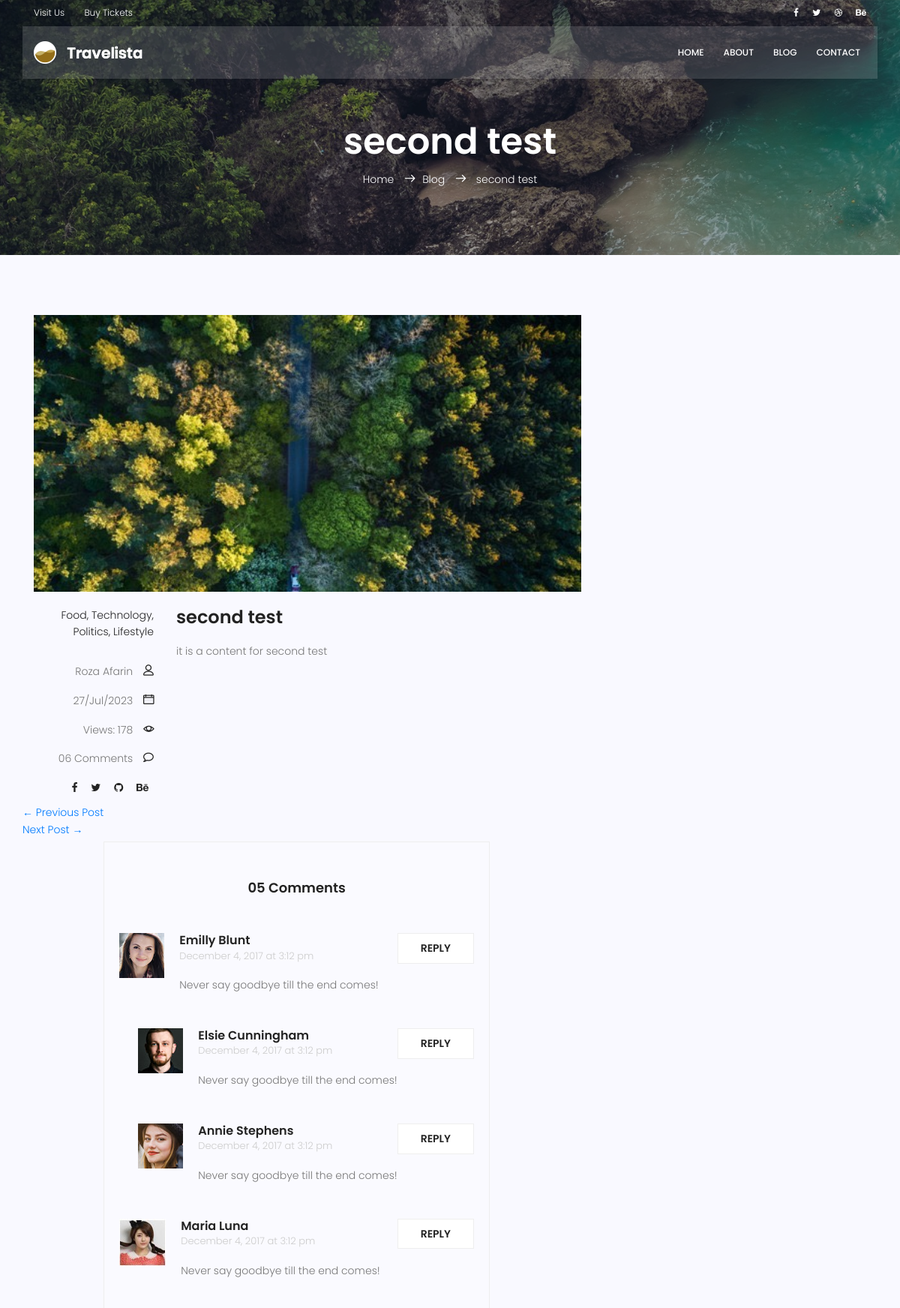
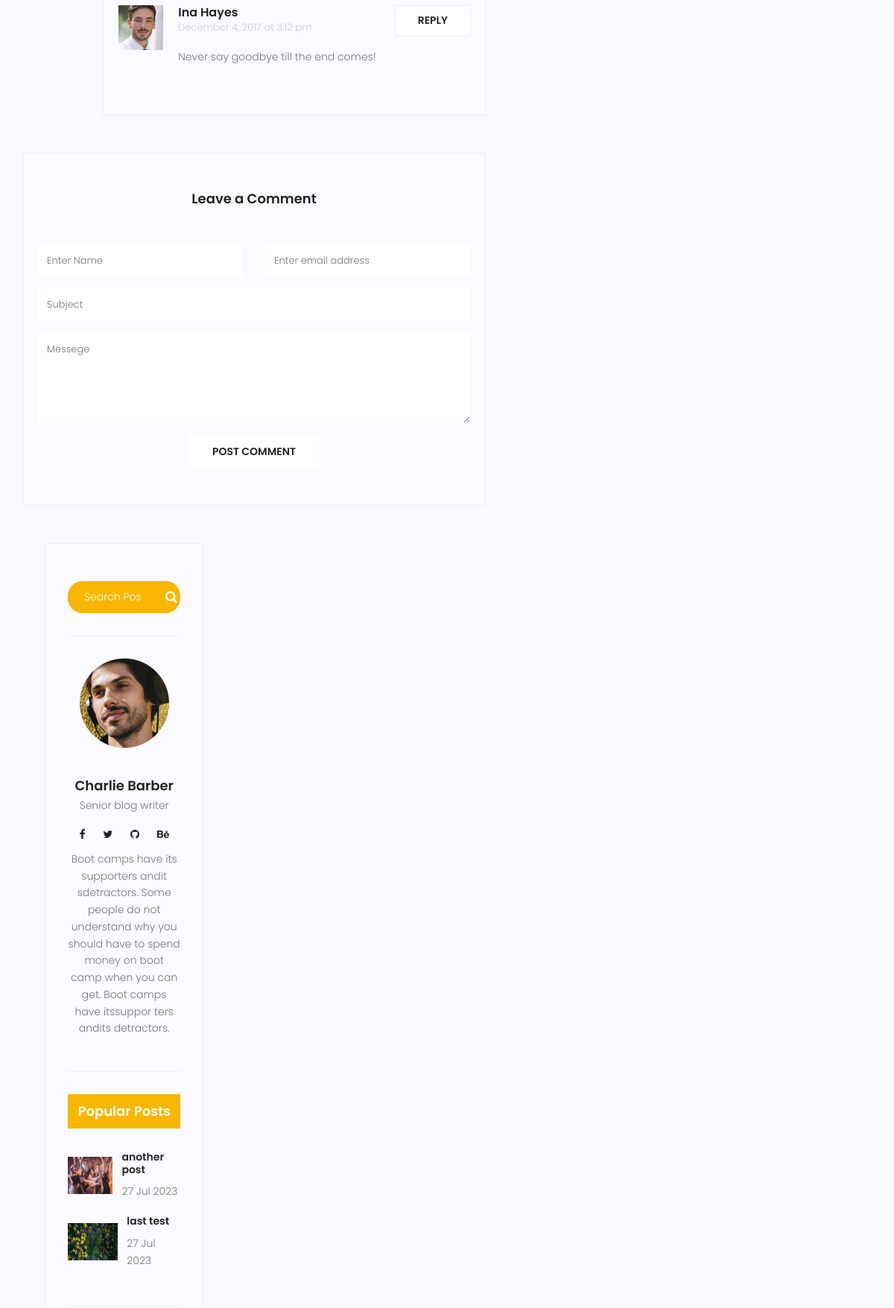
Page /blog/2 (upper part) on the committed database (2 pictures, top to bottom).
### blog/models.py (models this page shows, shortened)
class post(models.Model):
    image = models.ImageField(upload_to='blog',default='blog/default.jpg')
    author = models.ForeignKey(User,on_delete=models.SET_NULL,null=True)
    title = models.CharField(max_length = 255)
    content = models.TextField()
    category = models.ManyToManyField(Category)
    conted_vies = models.IntegerField(default = 0)
    status = models.BooleanField(default = False)
    published_date = models.DateTimeField(auto_now = True)
    created_date = models.DateTimeField(auto_now_add = True)
    updated_date = models.DateTimeField(auto_now = True)
    hit_count_generic = GenericRelation(HitCount, object_id_field='object_pk',
    related_query_name='hit_count_generic_relation')
    def save(self, *args, **kwargs):
        super(post, self).save(*args, **kwargs)
        value = self.title
        self.slug = slugify(value, allow_unicode=True)
        super().save(*args, **kwargs)

### blog/views.py (the view)
# urls.py: path('<int:pk>',blog_single,name='detail'),
def blog_single(request,pk):
    posts = get_object_or_404(post,pk=pk,status = 1)
    posts.conted_vies+=1
    posts.save()
    try:
        next = posts.get_next_by_created_date()
    except posts.DoesNotExist:
        next = None
    try:
        previous = posts.get_previous_by_created_date()
    except posts.DoesNotExist:
         previous = None
    context = {'posts':posts,'next':next,'previous':previous}
    return render(request,'blog/blog-single.html',context)

### blog/models.py (called while the page is built)
    def __str__(self):
        return self.name

### blog/templatetags/custom_tags.py (called while the page is built)
@register.inclusion_tag('blog/latest-posts.html')
def latestposts(arg=2):
    posts = post.objects.filter(status=1).order_by('published_date')[:arg]
    return {'posts':posts}

@register.inclusion_tag('blog/post-cat.html')
def postcategories():
    posts = post.objects.filter(status=1)
    categories = Category.objects.all()
    cat_dict = {}
    for cat in categories:
        cat_dict[cat] = posts.filter(category=cat).count()
        return {'cat':cat_dict}

### templates/blog/blog-single.html (shortened to what this page needs)
{% extends 'base.html'%}
{% load hitcount_tags %}
{% load static %}
{% block content%}
{% load custom_tags %}
{% load mathfilters %}
<section class="relative about-banner">
	<div class="overlay overlay-bg"></div>
	<div class="container">
		<div class="row d-flex align-items-center justify-content-center">
			<div class="about-content col-lg-12">
				<h1 class="text-white">
					{{posts.title}}
				</h1>
				<p class="text-white link-nav"><a href="{% url 'website:index'%}">Home </a> <span
						class="lnr lnr-arrow-right"></span><a href="{% url 'blog:blog'%}">Blog </a> <span
						class="lnr lnr-arrow-right"></span> {{posts.title}}</a></p>
			</div>
		</div>
	</div>
</section>
<section class="post-content-area single-post-area">
	<div class="container">
		<div class="row">
			<div class="col-lg-8 posts-list">
				<div class="single-post row">
					<div class="col-lg-12">
						<div class="feature-img">
							<img class="img-fluid" src="{{posts.image.url}}" alt="">
						</div>
					</div>
					<div class="col-lg-3  col-md-3 meta-details">
						<ul class="tags">
							<li><a href="#">Food,</a></li>
							<li><a href="#">Technology,</a></li>
							<li><a href="#">Politics,</a></li>
							<li><a href="#">Lifestyle</a></li>
						</ul>
						<div class="user-details row">
							<p class="user-name col-lg-12 col-md-12 col-6"><a
									href="#">{{posts.author.get_full_name}}</a> <span class="lnr lnr-user"></span></p>
							<p class="date col-lg-12 col-md-12 col-6"><a
									href="#">{{posts.published_date|date:'d/M/Y'}}</a> <span
									class="lnr lnr-calendar-full"></span></p>
							<p class="view col-lg-12 col-md-12 col-6"><a href="#">Views: {{posts.conted_vies}}</a>
								<span class="lnr lnr-eye"></span>
							</p>
							<p class="comments col-lg-12 col-md-12 col-6"><a href="#">06 Comments</a> <span
									class="lnr lnr-bubble"></span></p>
							<ul class="social-links col-lg-12 col-md-12 col-6">
								<li><a href="#"><i class="fa fa-facebook"></i></a></li>
								<li><a href="#"><i class="fa fa-twitter"></i></a></li>
								<li><a href="#"><i class="fa fa-github"></i></a></li>
								<li><a href="#"><i class="fa fa-behance"></i></a></li>
							</ul>
						</div>
					</div>
					<div class="col-lg-9 col-md-9">
						<h3 class="mt-20 mb-20">{{posts.title}}</h3>
						<p class="excert">
							{{posts.content}}
						</p>
					</div>
					<ul class="pager">
						{% if previous and previous.status %}
						<li class="previous">
							<a href="{% url 'blog:detail' pk=previous.id %}">&larr; Previous Post</a>
						</li>
						{% endif %}
						{% if next and next.status %}
						<li class="next">
							<a href="{% url 'blog:detail' pk=next.id %}">Next Post &rarr;</a>
						</li>
						{% endif %}
					</ul>
					<div class="comments-area">
						<h4>05 Comments</h4>
						<div class="comment-list">
							<div class="single-comment justify-content-between d-flex">
								<div class="user justify-content-between d-flex">
									<div class="thumb">
										<img src="{% static 'img/blog/c1.jpg' %}" alt="">
									</div>
									<div class="desc">
										<h5><a href="#">Emilly Blunt</a></h5>
										<p class="date">December 4, 2017 at 3:12 pm </p>
										<p class="comment">
											Never say goodbye till the end comes!
										</p>
									</div>
								</div>
								<div class="reply-btn">
									<a href="" class="btn-reply text-uppercase">reply</a>
								</div>
							</div>
						</div>
						<div class="comment-list left-padding">
							<div class="single-comment justify-content-between d-flex">
								<div class="user justify-content-between d-flex">
									<div class="thumb">
										<img src="{% static 'img/blog/c2.jpg' %}" alt="">
									</div>
									<div class="desc">
										<h5><a href="#">Elsie Cunningham</a></h5>
										<p class="date">December 4, 2017 at 3:12 pm </p>
										<p class="comment">
											Never say goodbye till the end comes!
										</p>
									</div>
								</div>
								<div class="reply-btn">
									<a href="" class="btn-reply text-uppercase">reply</a>
								</div>
							</div>
						</div>
						<div class="comment-list left-padding">
							<div class="single-comment justify-content-between d-flex">
								<div class="user justify-content-between d-flex">
									<div class="thumb">
										<img src="{% static 'img/blog/c3.jpg' %}" alt="">
									</div>
									<div class="desc">
										<h5><a href="#">Annie Stephens</a></h5>
										<p class="date">December 4, 2017 at 3:12 pm </p>
										<p class="comment">
											Never say goodbye till the end comes!
										</p>
									</div>
								</div>
								<div class="reply-btn">
									<a href="" class="btn-reply text-uppercase">reply</a>
								</div>
							</div>
						</div>
						<div class="comment-list">
							<div class="single-comment justify-content-between d-flex">
								<div class="user justify-content-between d-flex">
									<div class="thumb">
										<img src="{% static 'img/blog/c4.jpg' %}" alt="">
									</div>
									<div class="desc">
										<h5><a href="#">Maria Luna</a></h5>
										<p class="date">December 4, 2017 at 3:12 pm </p>
										<p class="comment">
											Never say goodbye till the end comes!
										</p>
									</div>
								</div>
								<div class="reply-btn">
									<a href="" class="btn-reply text-uppercase">reply</a>
								</div>
							</div>
						</div>
						<div class="comment-list">
							<div class="single-comment justify-content-between d-flex">
								<div class="user justify-content-between d-flex">
									<div class="thumb">
										<img src="{% static 'img/blog/c5.jpg' %}" alt="">
									</div>
									<div class="desc">
										<h5><a href="#">Ina Hayes</a></h5>
										<p class="date">December 4, 2017 at 3:12 pm </p>
										<p class="comment">
											Never say goodbye till the end comes!
										</p>
									</div>
								</div>
								<div class="reply-btn">
									<a href="" class="btn-reply text-uppercase">reply</a>
								</div>
							</div>
						</div>
					</div>
					<div class="comment-form">
						<h4>Leave a Comment</h4>
						<form>
							<div class="form-group form-inline">
								<div class="form-group col-lg-6 col-md-12 name">
									<input type="text" class="form-control" id="name" placeholder="Enter Name"
										onfocus="this.placeholder = ''" onblur="this.placeholder = 'Enter Name'">
								</div>
								<div class="form-group col-lg-6 col-md-12 email">
									<input type="email" class="form-control" id="email"
										placeholder="Enter email address" onfocus="this.placeholder = ''"
										onblur="this.placeholder = 'Enter email address'">
								</div>
							</div>
							<div class="form-group">
								<input type="text" class="form-control" id="subject" placeholder="Subject"
									onfocus="this.placeholder = ''" onblur="this.placeholder = 'Subject'">
							</div>
							<div class="form-group">
								<textarea class="form-control mb-10" rows="5" name="message" placeholder="Messege"
									onfocus="this.placeholder = ''" onblur="this.placeholder = 'Messege'"
									required=""></textarea>
							</div>
							<a href="#" class="primary-btn text-uppercase">Post Comment</a>
						</form>
					</div>
				</div>
				<div class="col-lg-4 sidebar-widgets">
					<div class="widget-wrap">
						<div class="single-sidebar-widget search-widget">
							<form class="search-form" action="#">
								<input placeholder="Search Posts" name="search" type="text"
									onfocus="this.placeholder = ''" onblur="this.placeholder = 'Search Posts'">
								<button type="submit"><i class="fa fa-search"></i></button>
							</form>
						</div>
						{% include 'blog/blog-writer.html' %}
						{% latestposts %}
					</div>
				</div>
			</div>
		</div>
</section>
{% endblock %}

### templates/base.html (shortened to what this page needs)
{% load static %}
<!DOCTYPE html>
<html lang="zxx" class="no-js">
<head>
    <link rel="stylesheet" href="{% static 'css/linearicons.css' %}">
    <link rel="stylesheet" href="{% static 'css/font-awesome.min.css' %}">
    <link rel="stylesheet" href="{% static 'css/bootstrap.css' %}">
    <link rel="stylesheet" href="{% static 'css/magnific-popup.css' %}">
    <link rel="stylesheet" href="{% static 'css/jquery-ui.css' %}">
    <link rel="stylesheet" href="{% static 'css/nice-select.css' %}">
    <link rel="stylesheet" href="{% static 'css/animate.min.css' %}">
    <link rel="stylesheet" href="{% static 'css/owl.carousel.css' %}">
    <link rel="stylesheet" href="{% static 'css/main.css' %}">
</head>
<body>
    <header id="header">
        <div class="header-top">
            <div class="container">
                <div class="row align-items-center">
                    <div class="col-lg-6 col-sm-6 col-6 header-top-left">
                        <ul>
                            <li><a href="#">Visit Us</a></li>
                            <li><a href="#">Buy Tickets</a></li>
                        </ul>
                    </div>
                    <div class="col-lg-6 col-sm-6 col-6 header-top-right">
                        <div class="header-social">
                            <a href="#"><i class="fa fa-facebook"></i></a>
                            <a href="#"><i class="fa fa-twitter"></i></a>
                            <a href="#"><i class="fa fa-dribbble"></i></a>
                            <a href="#"><i class="fa fa-behance"></i></a>
                        </div>
                    </div>
                </div>
            </div>
        </div>
        <div class="container main-menu">
            <div class="row align-items-center justify-content-between d-flex">
                <div id="logo">
                    <a href="{% url 'website:index'%}"><img src="{% static 'img/logo.png' %}" alt="" title="" /></a>
                </div>
                <nav id="nav-menu-container">
                    <ul class="nav-menu">
                        <li><a href="{% url 'website:index'%}">Home</a></li>
                        <li><a href="{% url 'website:about'%}">About</a></li>
                        <li><a href="{% url 'blog:blog'%}">Blog</a></li>
                        <li><a href="{% url 'website:contact'%}">Contact</a></li>
                    </ul>
                </nav>
            </div>
        </div>
    </header>
    {% block content %}
    {% endblock %}
</body>
</html>

### templates/blog/blog-writer.html
{% load static %}
<div class="single-sidebar-widget user-info-widget">
    <img src="{% static 'img/blog/user-info.png' %}" alt="">
    <a href="#">
        <h4>Charlie Barber</h4>
    </a>
    <p>
        Senior blog writer
    </p>
    <ul class="social-links">
        <li><a href="#"><i class="fa fa-facebook"></i></a></li>
        <li><a href="#"><i class="fa fa-twitter"></i></a></li>
        <li><a href="#"><i class="fa fa-github"></i></a></li>
        <li><a href="#"><i class="fa fa-behance"></i></a></li>
    </ul>
    <p>
        Boot camps have its supporters andit sdetractors. Some people do not understand why you
        should have to spend money on boot camp when you can get. Boot camps have itssuppor ters
        andits detractors.
    </p>
</div>

### templates/blog/latest-posts.html
{% load static %}
<div class="single-sidebar-widget popular-post-widget">
    <h4 class="popular-title">Popular Posts</h4>
    <div class="popular-post-list">
        {% for post in posts %}
        <div class="single-post-list d-flex flex-row align-items-center">
            <div class="thumb">
                <img class="img-fluid" src="{{post.image.url}}" alt="">
            </div>
            <div class="details">
                <a href="{% url 'blog:detail' pk=post.id %}">
                    <h6>{{ post.title}}</h6>
                </a>
                <p>{{post.published_date|date:'d M Y'}}</p>
            </div>
        </div>
        {% endfor %}
    </div>
</div>

### templates/blog/post-cat.html (shortened to what this page needs)
{% load static %}

### rows in the picture
post: title "second test", image (placeholder picture), author.get_full_name "Roza Afarin", published_date "27/Jul/2023", conted_vies "178", content "it is a content for second test"
post: image (picture), title "another post", published_date "27 Jul 2023"
post: image (placeholder picture), title "last test", published_date "27 Jul 2023"
